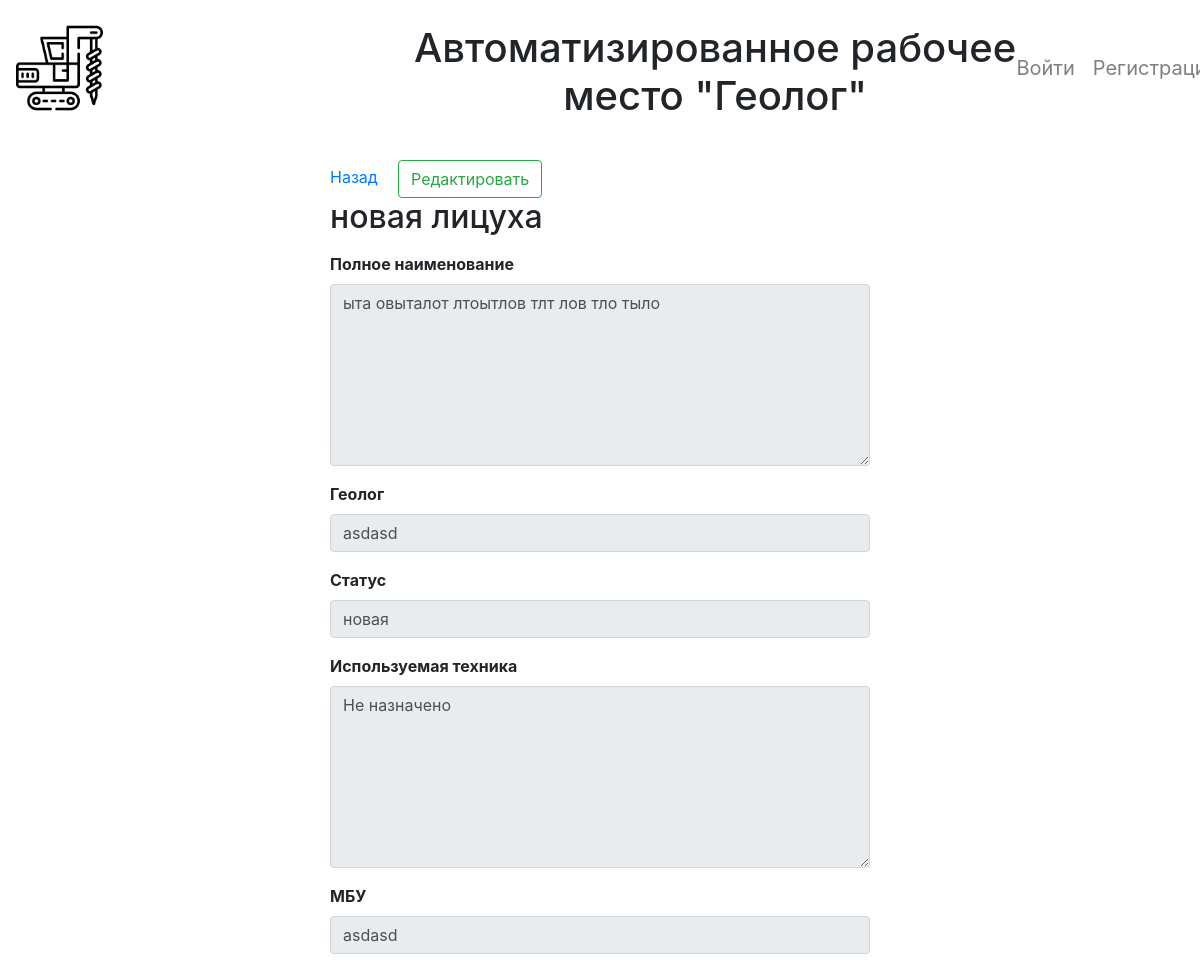
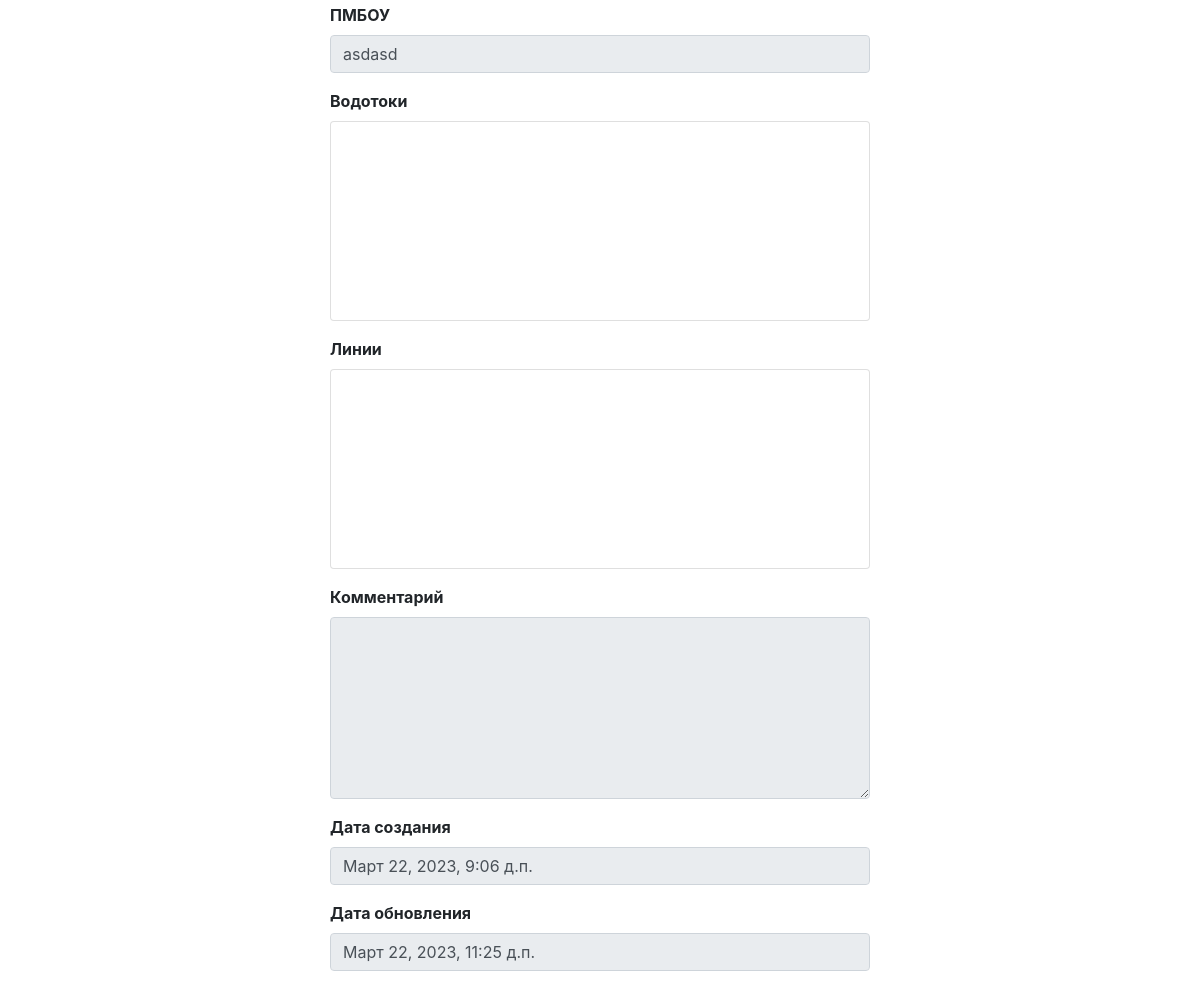
The page /objects/1 on the database as committed earlier (2 pictures, top to bottom).
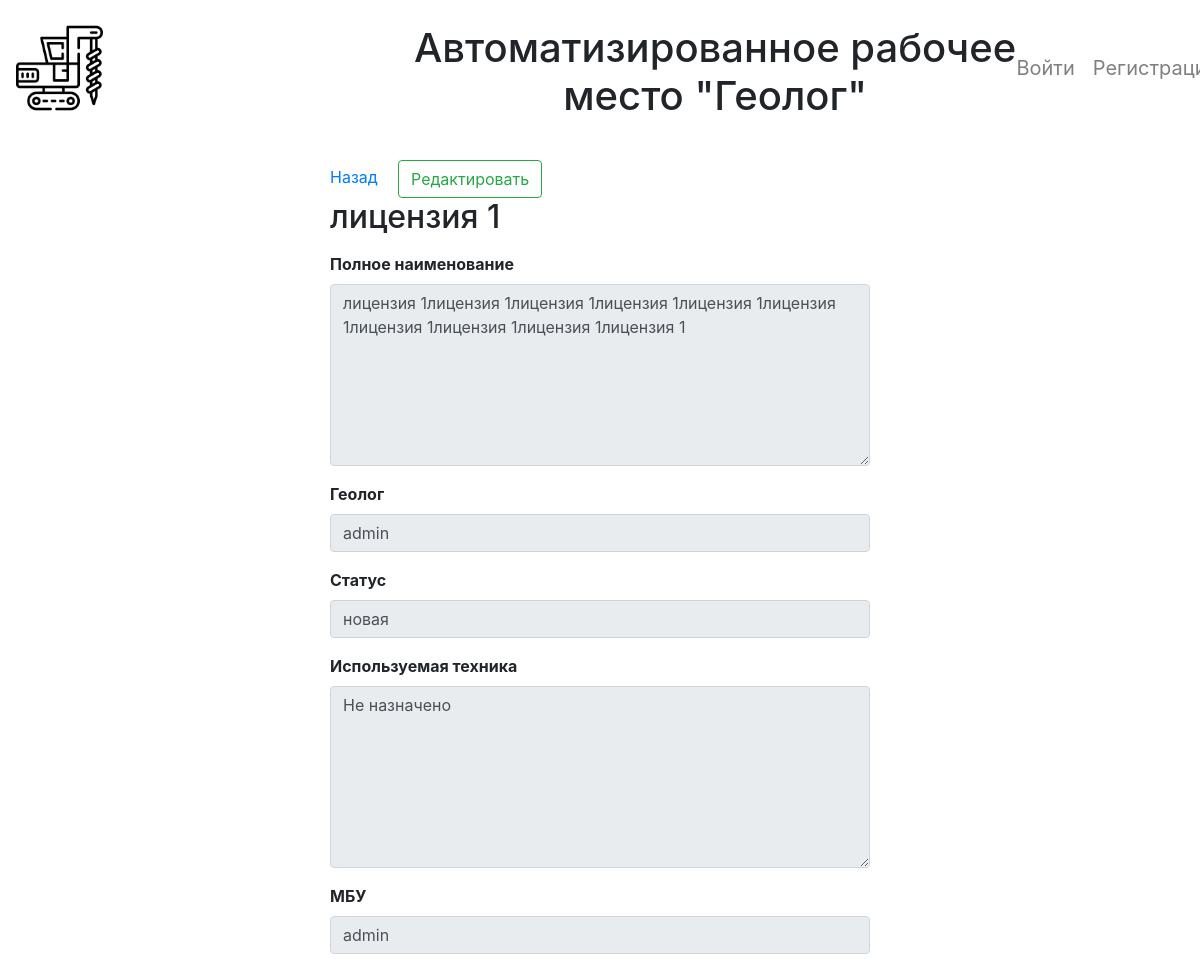
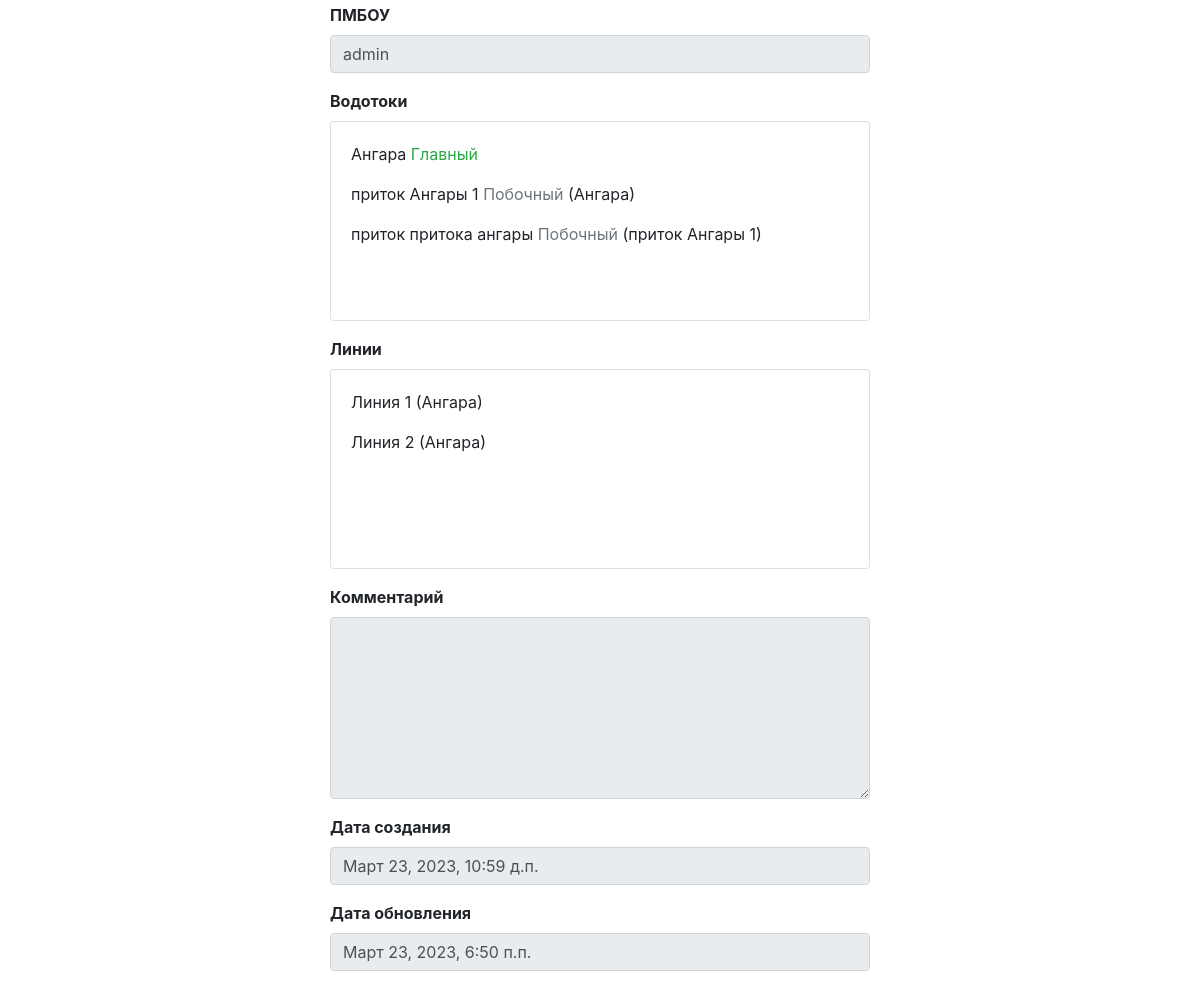
The same page on the database as committed later (2 pictures, top to bottom).
### main/models.py (models this page shows, shortened)
class License(models.Model):
    short_name = models.CharField("Наименование", max_length=255)
    name = models.TextField("Полное наименование")
    geologist = models.ForeignKey(CustomUser, related_name='geologist_id', on_delete=models.SET_NULL, verbose_name="Геолог", null=True)
    status = models.ForeignKey(LicenseStatus, on_delete=models.CASCADE, verbose_name="Статус")
    used_enginery = models.TextField("Используемая техника", null=True, default="Не назначено")
    mbu = models.ForeignKey(CustomUser, related_name='mbu_id', on_delete=models.SET_NULL, verbose_name="МБУ", null=True)
    pmbou = models.ForeignKey(CustomUser, related_name='pmbou_id', on_delete=models.SET_NULL, verbose_name="ПМБУ", null=True)
    watercourses = models.ManyToManyField(WaterCourse, through='LicenseWaterCourse', through_fields=('license', 'watercourse'), verbose_name="Водотоки", blank=True)
    lines = models.ManyToManyField(Line, through='LineLicenseWaterCourse', through_fields=('license', 'line'), verbose_name="Водотоки", blank=True)
    comment = models.TextField("Комментарий", null=True, blank=True)
    created_at = models.DateTimeField("Дата создания", auto_now_add=True)
    updated_at = models.DateTimeField("Дата обновления", auto_now=True)
    class Meta:
        verbose_name = "Лицензия"
        verbose_name_plural = "Лицензии"

class CustomUser(AbstractBaseUser):
    username = models.CharField("Логин пользователя", max_length=50, unique=True)
    first_name = models.CharField("Имя", max_length=50)
    last_name = models.CharField("Фамилия", max_length=50)
    patronymic = models.CharField("Отчество", max_length=50, default="нет")
    team = models.ForeignKey(Team, verbose_name="Номер бригады", on_delete=models.CASCADE, null=True)
    phone_number = models.CharField("Номер телефона", max_length=50, default="Не указано")
    email = models.EmailField(verbose_name="Email", max_length=255, unique=True, blank=True, null=True)
    role = models.ForeignKey(Role, on_delete=models.CASCADE, verbose_name="Должность")
    is_active = models.BooleanField(default=True)
    is_admin = models.BooleanField(default=False)
    objects = CustomUserManager()
    created_at = models.DateTimeField("Дата создания", auto_now_add=True)
    updated_at = models.DateTimeField("Дата обновления", auto_now=True)
    USERNAME_FIELD = 'username'
    REQUIRED_FIELDS = ['password']
    def __str__(self):
        return self.username
    class Meta:
        verbose_name = "Пользователь"
        verbose_name_plural = "Пользователи"

class LicenseStatus(models.Model):
    name = models.CharField("Наименование", max_length=255)
    created_at = models.DateTimeField("Дата создания", auto_now_add=True)
    updated_at = models.DateTimeField("Дата обновления", auto_now=True)
    def __str__(self):
        return self.name
    class Meta:
        verbose_name = "Статус лицензии"
        verbose_name_plural = "Статусы лицензий"

class LicenseWaterCourse(models.Model):
    watercourse = models.ForeignKey(WaterCourse, on_delete=models.SET_NULL, null=True, verbose_name="Водоток")
    license = models.ForeignKey(License, on_delete=models.CASCADE, verbose_name="Лицензия")
    parent_watercourse = models.ForeignKey(WaterCourse, on_delete=models.SET_NULL, null=True, verbose_name="Главный водоток", related_name="parent_watercourse")
    is_primary = models.IntegerField(default=WaterCourseType.PRIMARY, choices=WaterCourseType.choices)

class WaterCourse(models.Model):
    name = models.CharField("Наименование", max_length=255)
    created_at = models.DateTimeField("Дата создания", auto_now_add=True)
    updated_at = models.DateTimeField("Дата обновления", auto_now=True)
    class Meta:
        verbose_name = "Водоток"
        verbose_name_plural = "Водотоки"

class LineLicenseWaterCourse(models.Model):
    line = models.ForeignKey(Line, on_delete=models.SET_NULL, null=True, verbose_name="Линия")
    license = models.ForeignKey(License, on_delete=models.CASCADE, verbose_name="Лицензия")
    watercourse = models.ForeignKey(WaterCourse, on_delete=models.SET_NULL, null=True, verbose_name="Водоток")

class Line(models.Model):
    name = models.CharField("Наименование", max_length=50)
    class Meta:
        verbose_name = "Линия"
        verbose_name_plural = "Линии"

### main/views.py (the view)
# urls.py: path('objects/<int:pk>', views.ObjectDetailView.as_view(), name='objects_detail'),
class ObjectDetailView(DetailView):
    template_name = "main/objects/index.html"
    model = models.License
    queryset = models.License.objects.all()
    def get_context_data(self, **kwargs):
        context = super().get_context_data(**kwargs)
        context['lines'] = models.LineLicenseWaterCourse.objects.filter(license=self.get_object()).all()
        context['watercourses'] = models.LicenseWaterCourse.objects.filter(license=self.get_object()).all()
        return context

### templates/main/objects/index.html (shortened to what this page needs)
{% extends "layout.html" %}
{% block content %}
    <div class="col-12">
        <div class="row justify-content-center">
            <div class="col-md-6">
                <div class="form-group">
                    <a href="/main_menu?target=objects">Назад</a>
                    <a href="/objects/edit/{{ object.id }}" class="ml-3 btn btn-outline-success">Редактировать</a>
                    <h2>{{ object.short_name }}</h2>
                </div>
                <div class="form-group">
                    <label for="name" class="font-weight-bold">Полное наименование</label>
                    <textarea type="text" class="form-control" readonly id="name" rows="7">{{ object.name }}</textarea>
                </div>
                <div class="form-group">
                    <label for="geologist" class="font-weight-bold">Геолог</label>
                    <input type="text" class="form-control" readonly id="geologist" value="{{ object.geologist }}">
                </div>
                <div class="form-group">
                    <label for="status" class="font-weight-bold">Статус</label>
                    <input type="text" class="form-control" readonly id="status" value="{{ object.status }}">
                </div>
                <div class="form-group">
                    <label for="used_enginery" class="font-weight-bold">Используемая техника</label>
                    <textarea type="text" class="form-control" readonly id="used_enginery" rows="7">{{ object.used_enginery }}</textarea>
                </div>
                <div class="form-group">
                    <label for="mbu" class="font-weight-bold">МБУ</label>
                    <input type="text" class="form-control" readonly id="mbu" value="{{ object.mbu }}">
                </div>
                <div class="form-group">
                    <label for="pmbou" class="font-weight-bold">ПМБОУ</label>
                    <input type="text" class="form-control" readonly id="pmbou" value="{{ object.pmbou }}">
                </div>
                <div class="form-group">
                    <label for="watercourses" class="font-weight-bold">Водотоки</label>
                    <div id="watercourses" class="card card-body" style="overflow-y: scroll; height:200px;">
                        {% for watercourse in watercourses %}
                            {% if watercourse.is_primary == 0 %}
                                <p>{{ watercourse.watercourse.name }} <span class="text-success">Главный</span></p>
                            {% else %}
                                <p>
                                    {{ watercourse.watercourse.name }}
                                    <span class="text-secondary">Побочный</span>
                                    {% if watercourse.parent_watercourse %}
                                        ({{ watercourse.parent_watercourse.name }})
                                    {% endif %}
                                </p>
                            {% endif %}
                        {% endfor %}
                    </div>
                </div>
                <div class="form-group">
                    <label for="lines" class="font-weight-bold">Линии</label>
                    <div id="watercourses" class="card card-body" style="overflow-y: scroll; height:200px;">
                        {% for line in lines %}
                            <p>{{ line.line.name }} ({{line.watercourse.name}})</p>
                        {% endfor %}
                    </div>
                </div>
                <div class="form-group">
                    <label for="comment" class="font-weight-bold">Комментарий</label>
                    <textarea type="text" class="form-control" readonly id="comment" rows="7">{{ object.comment }}</textarea>
                </div>
                <div class="form-group">
                    <label for="created_at" class="font-weight-bold">Дата создания</label>
                    <input type="text" class="form-control" readonly id="created_at" value="{{ object.created_at }}">
                </div>
                <div class="form-group">
                    <label for="updated_at" class="font-weight-bold">Дата обновления</label>
                    <input type="text" class="form-control" readonly id="updated_at" value="{{ object.updated_at }}">
                </div>
            </div>
        </div>
    </div>
{% endblock %}

### templates/layout.html (shortened to what this page needs)
<html lang="en">
    <head>
        <link rel="stylesheet" href="https://maxcdn.bootstrapcdn.com/bootstrap/4.0.0/css/bootstrap.min.css">
        <link rel="stylesheet" href="https://cdnjs.cloudflare.com/ajax/libs/font-awesome/5.15.4/css/all.min.css" />
        <link rel="stylesheet" href="/static/css/main.scss" />
    </head>
    <body>
      <nav class="navbar navbar-expand-md navbar-light bg-navbar-main">
        <a href="/" class="navbar-brand"><img class="img-fluid w-25" src="/static/images/navbar_brand.png"></a>
        <div class="container-fluid">
          <div class="row ff-roundfit-l-e collapse navbar-collapse" id="navbarTogglerDemo02">
            <div class="col-12 col-lg-10 text-center mt-3">
              <h1>Автоматизированное рабочее место "Геолог"</h1>
            </div>
            <div class="col-12 col-xl-2">
              <ul class="navbar-nav mr-auto mt-2 ml-3 ml-md-0 mt-lg-0 justify-content-center">
                {% if request.user.is_authenticated %}
                  <li class="nav-item dropdown">
                    <a class="nav-link dropdown-toggle" href="#" id="navbarDropdownMenuLink" data-toggle="dropdown" aria-haspopup="true" aria-expanded="false">
                      <i class="fa fa-user bg-pink-link" aria-hidden="true" style="font-size: 24px;"></i>
                    </a>
                    <div class="dropdown-menu" aria-labelledby="navbarDropdownMenuLink">
                      <a class="dropdown-item" href="#"><i class="fas fa-user-circle"></i> Мой профиль</a>
                      <a class="dropdown-item" href="/logout"><i class='fas fa-sign-out-alt'></i> Выйти</a>
                    </div>
                  </li>
                {% else %}
                  <li class="nav-item m-lg-0">
                    <a class="nav-link btn btn-lg" href="/login/">Войти</a>
                  </li>
                  <li class="nav-item">
                    <a class="nav-link btn btn-lg" href="/registration/">Регистрация</a>
                  </li>
                {% endif %}
              </ul>
            </div>
          </div>
        </div>
      </nav>
      <div class="container ml-mr-main mt-4">
          <div class="row">
              {% block content %}{% endblock %}
          </div>
      </div>
    </body>
</html>

Rows that differ between the two databases and show on the page:
changed License "Не назначено": short_name "новая лицуха" → "лицензия 1"; name "ыта овыталот лтоытлов тлт лов тло тыло" → "лицензия 1лицензия 1лицензия 1лицензия 1лицензия 1лицензия 1лицензия 1лицензия 1лицензия 1лицензия 1"; geologist "asdasd" → "admin"; mbu "asdasd" → "admin"; pmbou "asdasd" → "admin"; created_at "Март 22, 2023, 9:06 д.п." → "Март 23, 2023, 10:59 д.п."; updated_at "Март 22, 2023, 11:25 д.п." → "Март 23, 2023, 6:50 п.п."
added LicenseWaterCourse: watercourse.name "Ангара"
added LicenseWaterCourse: watercourse.name "приток Ангары 1", parent_watercourse.name "Ангара"
added LicenseWaterCourse: watercourse.name "приток притока ангары", parent_watercourse.name "приток Ангары 1"
added LineLicenseWaterCourse: line.name "Линия 1", watercourse.name "Ангара"
added LineLicenseWaterCourse: line.name "Линия 2", watercourse.name "Ангара"
